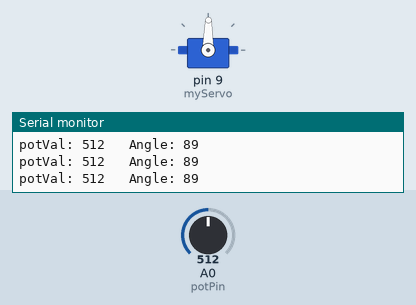
Bench run of a sketch on a simulated Arduino Uno, built with avr-gcc and run on an emulated ATmega328P. On the bench: servo, the last lines printed to the serial monitor. The test bench sets the inputs (shaded band); at power-on: A0 (potPin) = 512.

Above: at 1.2 s.
1.3 s: A0 (potPin) set to 716
At 2.5 s:
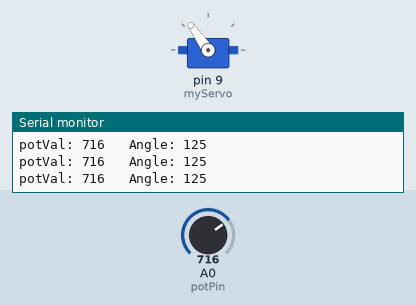
2.8 s: A0 (potPin) set to 900
At 4.0 s:
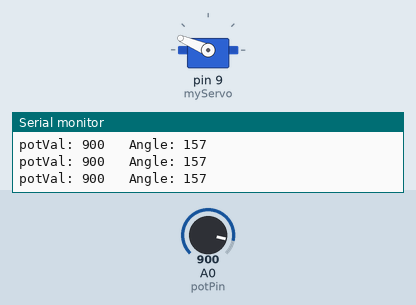
4.3 s: A0 (potPin) set to 1023
At 5.5 s:
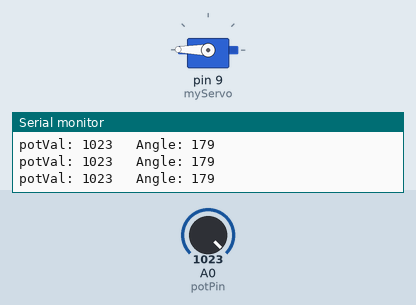
5.8 s: A0 (potPin) set to 306
At 7.0 s:
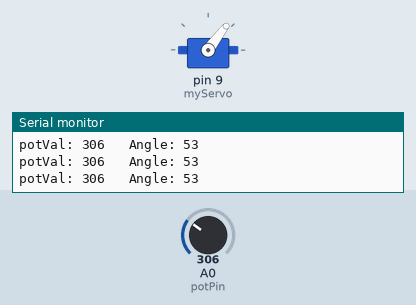
7.3 s: A0 (potPin) set to 122
At 8.5 s:
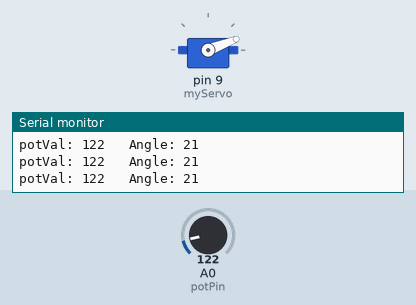
8.8 s: A0 (potPin) set to 511
At 10.2 s:
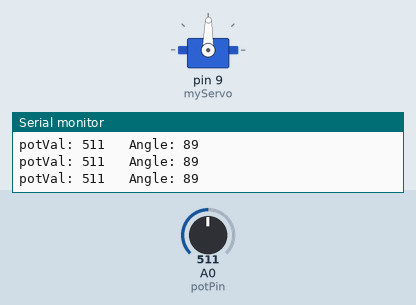
Timing chart, 0 to 11.3 s (numbered marks = the images above; inputs shaded):
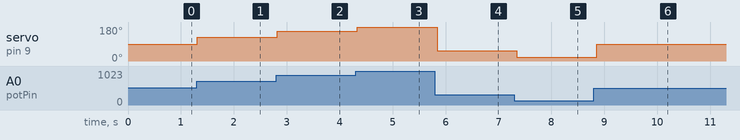

The sketch:

sketch_project05.ino
```cpp
/*
  Arduino Starter Kit -- Project 05
 */

#include <Servo.h>

const int potPin = A0;

Servo myServo;
int potVal;
int angle;

void setup() {
  Serial.begin(9600);
  myServo.attach(9);
}

void loop() {
  potVal = analogRead(potPin);
  angle = map(potVal, 0, 1023, 0, 179);
  myServo.write(angle);

  // Write debug information
  Serial.print("potVal: ");
  Serial.print(potVal);
  Serial.print("\t Angle: ");
  Serial.println(angle);

  delay(100);
}
```

Measured:
- after the input at 1.3 s, servo on pin 9 (myServo): 89° → 125° at once
- after the input at 2.8 s, servo on pin 9 (myServo): 125° → 157° at once
- after the input at 4.3 s, servo on pin 9 (myServo): 157° → 179° at once
- after the input at 5.8 s, servo on pin 9 (myServo): 179° → 53° at once
- after the input at 7.3 s, servo on pin 9 (myServo): 53° → 21° after 0.05 s
- after the input at 8.8 s, servo on pin 9 (myServo): 21° → 89° after 0.06 s
